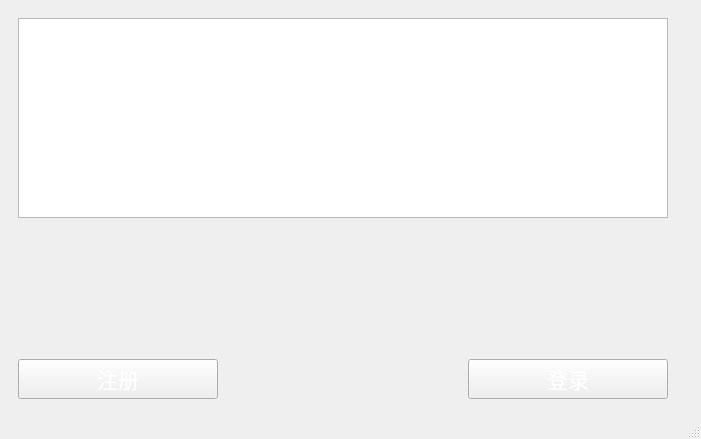
<?xml version="1.0" encoding="UTF-8"?>
<ui version="4.0">
 <class>MainWindow</class>
 <widget class="QMainWindow" name="MainWindow">
  <property name="geometry">
   <rect>
    <x>0</x>
    <y>0</y>
    <width>701</width>
    <height>439</height>
   </rect>
  </property>
  <property name="windowTitle">
   <string>MainWindow</string>
  </property>
  <property name="styleSheet">
   <string notr="true">background-image: url(:/Poke/InitialBack.jpg);</string>
  </property>
  <widget class="QWidget" name="initialFace">
   <layout class="QFormLayout" name="formLayout">
    <item row="0" column="0">
     <widget class="QWidget" name="present" native="true">
      <layout class="QGridLayout" name="gridLayout">
       <item row="3" column="2">
        <widget class="QPushButton" name="login">
         <property name="minimumSize">
          <size>
           <width>200</width>
           <height>40</height>
          </size>
         </property>
         <property name="maximumSize">
          <size>
           <width>200</width>
           <height>40</height>
          </size>
         </property>
         <property name="font">
          <font>
           <family>楷体</family>
           <pointsize>16</pointsize>
           <weight>50</weight>
           <italic>false</italic>
           <bold>false</bold>
          </font>
         </property>
         <property name="styleSheet">
          <string notr="true">color: rgb(255, 255, 255);
font: 16pt &quot;楷体&quot;;</string>
         </property>
         <property name="text">
          <string>登录</string>
         </property>
         <property name="autoDefault">
          <bool>false</bool>
         </property>
         <property name="flat">
          <bool>false</bool>
         </property>
        </widget>
       </item>
       <item row="1" column="0">
        <spacer name="verticalSpacer">
         <property name="orientation">
          <enum>Qt::Vertical</enum>
         </property>
         <property name="sizeHint" stdset="0">
          <size>
           <width>20</width>
           <height>40</height>
          </size>
         </property>
        </spacer>
       </item>
       <item row="0" column="0" colspan="3">
        <widget class="QTextEdit" name="basicinfo">
         <property name="minimumSize">
          <size>
           <width>650</width>
           <height>200</height>
          </size>
         </property>
         <property name="maximumSize">
          <size>
           <width>650</width>
           <height>200</height>
          </size>
         </property>
         <property name="mouseTracking">
          <bool>true</bool>
         </property>
         <property name="styleSheet">
          <string notr="true"/>
         </property>
         <property name="html">
          <string>&lt;!DOCTYPE HTML PUBLIC &quot;-//W3C//DTD HTML 4.0//EN&quot; &quot;http://www.w3.org/TR/REC-html40/strict.dtd&quot;&gt;
&lt;html&gt;&lt;head&gt;&lt;meta name=&quot;qrichtext&quot; content=&quot;1&quot; /&gt;&lt;style type=&quot;text/css&quot;&gt;
p, li { white-space: pre-wrap; }
&lt;/style&gt;&lt;/head&gt;&lt;body style=&quot; font-family:'SimSun'; font-size:9pt; font-weight:400; font-style:normal;&quot;&gt;
&lt;p style=&quot; margin-top:0px; margin-bottom:0px; margin-left:0px; margin-right:0px; -qt-block-indent:0; text-indent:0px;&quot;&gt;&lt;span style=&quot; font-family:'SimSun'; font-size:16pt; color:#ffffff;&quot;&gt;尊敬的召唤师：&lt;/span&gt;&lt;/p&gt;
&lt;p style=&quot; margin-top:0px; margin-bottom:0px; margin-left:0px; margin-right:0px; -qt-block-indent:0; text-indent:0px;&quot;&gt;&lt;span style=&quot; font-family:'SimSun'; font-size:16pt; color:#ffffff;&quot;&gt;    欢迎您来到SepterPokemon。&lt;/span&gt;&lt;/p&gt;
&lt;p style=&quot; margin-top:0px; margin-bottom:0px; margin-left:0px; margin-right:0px; -qt-block-indent:0; text-indent:0px;&quot;&gt;&lt;span style=&quot; font-family:'SimSun'; font-size:16pt; color:#ffffff;&quot;&gt;    在这里您可以召唤您的宠物小精灵进行战斗。&lt;/span&gt;&lt;/p&gt;
&lt;p style=&quot; margin-top:0px; margin-bottom:0px; margin-left:0px; margin-right:0px; -qt-block-indent:0; text-indent:0px;&quot;&gt;&lt;span style=&quot; font-family:'SimSun'; font-size:16pt; color:#ffffff;&quot;&gt;    &lt;/span&gt;&lt;/p&gt;
&lt;p style=&quot; margin-top:0px; margin-bottom:0px; margin-left:0px; margin-right:0px; -qt-block-indent:0; text-indent:0px;&quot;&gt;&lt;span style=&quot; font-family:'SimSun'; font-size:16pt; color:#ffffff;&quot;&gt;    请先注册/登录。&lt;/span&gt;&lt;/p&gt;&lt;/body&gt;&lt;/html&gt;</string>
         </property>
        </widget>
       </item>
       <item row="3" column="0">
        <widget class="QPushButton" name="regis">
         <property name="minimumSize">
          <size>
           <width>200</width>
           <height>40</height>
          </size>
         </property>
         <property name="maximumSize">
          <size>
           <width>200</width>
           <height>40</height>
          </size>
         </property>
         <property name="font">
          <font>
           <family>楷体</family>
           <pointsize>16</pointsize>
           <weight>50</weight>
           <italic>false</italic>
           <bold>false</bold>
          </font>
         </property>
         <property name="styleSheet">
          <string notr="true">color: rgb(255, 255, 255);
font: 16pt &quot;楷体&quot;;</string>
         </property>
         <property name="text">
          <string>注册</string>
         </property>
        </widget>
       </item>
       <item row="3" column="1">
        <spacer name="horizontalSpacer">
         <property name="orientation">
          <enum>Qt::Horizontal</enum>
         </property>
         <property name="sizeHint" stdset="0">
          <size>
           <width>40</width>
           <height>20</height>
          </size>
         </property>
        </spacer>
       </item>
       <item row="2" column="0">
        <spacer name="verticalSpacer_2">
         <property name="orientation">
          <enum>Qt::Vertical</enum>
         </property>
         <property name="sizeHint" stdset="0">
          <size>
           <width>20</width>
           <height>40</height>
          </size>
         </property>
        </spacer>
       </item>
      </layout>
     </widget>
    </item>
   </layout>
  </widget>
  <widget class="QMenuBar" name="menubar">
   <property name="geometry">
    <rect>
     <x>0</x>
     <y>0</y>
     <width>701</width>
     <height>26</height>
    </rect>
   </property>
  </widget>
  <widget class="QStatusBar" name="statusbar"/>
 </widget>
 <resources/>
 <connections/>
</ui>
